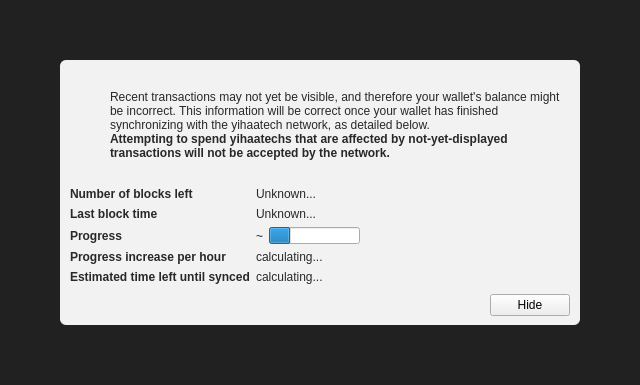
<?xml version="1.0" encoding="UTF-8"?>
<ui version="4.0">
 <class>ModalOverlay</class>
 <widget class="ModalOverlay" name="ModalOverlay">
  <property name="geometry">
   <rect>
    <x>0</x>
    <y>0</y>
    <width>640</width>
    <height>385</height>
   </rect>
  </property>
  <property name="windowTitle">
   <string>Form</string>
  </property>
  <layout class="QVBoxLayout" name="verticalLayout" stretch="0">
   <property name="sizeConstraint">
    <enum>QLayout::SetDefaultConstraint</enum>
   </property>
   <property name="leftMargin">
    <number>0</number>
   </property>
   <property name="topMargin">
    <number>0</number>
   </property>
   <property name="rightMargin">
    <number>0</number>
   </property>
   <property name="bottomMargin">
    <number>0</number>
   </property>
   <item>
    <widget class="QWidget" name="bgWidget" native="true">
     <property name="styleSheet">
      <string notr="true">#bgWidget { background: rgba(0,0,0,220); }</string>
     </property>
     <layout class="QVBoxLayout" name="verticalLayoutMain" stretch="1">
      <property name="leftMargin">
       <number>60</number>
      </property>
      <property name="topMargin">
       <number>60</number>
      </property>
      <property name="rightMargin">
       <number>60</number>
      </property>
      <property name="bottomMargin">
       <number>60</number>
      </property>
      <item>
       <widget class="QWidget" name="contentWidget" native="true">
        <property name="styleSheet">
         <string notr="true">#contentWidget { background: rgba(255,255,255,240); border-radius: 6px; }

QLabel { color: rgb(40,40,40);  }</string>
        </property>
        <layout class="QVBoxLayout" name="verticalLayoutSub" stretch="1,0,0,0">
         <property name="spacing">
          <number>0</number>
         </property>
         <property name="leftMargin">
          <number>10</number>
         </property>
         <property name="topMargin">
          <number>10</number>
         </property>
         <property name="rightMargin">
          <number>10</number>
         </property>
         <property name="bottomMargin">
          <number>10</number>
         </property>
         <item>
          <layout class="QHBoxLayout" name="horizontalLayoutIconText" stretch="0,1">
           <property name="topMargin">
            <number>20</number>
           </property>
           <item>
            <layout class="QVBoxLayout" name="verticalLayoutIcon">
             <property name="leftMargin">
              <number>0</number>
             </property>
             <item>
              <widget class="QPushButton" name="warningIcon">
               <property name="enabled">
                <bool>false</bool>
               </property>
               <property name="text">
                <string/>
               </property>
               <property name="icon">
                <iconset>
                 <normaloff>:/icons/warning</normaloff>
                 <disabledoff>:/icons/warning</disabledoff>:/icons/warning</iconset>
               </property>
               <property name="iconSize">
                <size>
                 <width>48</width>
                 <height>48</height>
                </size>
               </property>
               <property name="flat">
                <bool>true</bool>
               </property>
              </widget>
             </item>
             <item>
              <spacer name="verticalSpacerWarningIcon">
               <property name="orientation">
                <enum>Qt::Vertical</enum>
               </property>
               <property name="sizeHint" stdset="0">
                <size>
                 <width>20</width>
                 <height>40</height>
                </size>
               </property>
              </spacer>
             </item>
            </layout>
           </item>
           <item>
            <layout class="QVBoxLayout" name="verticalLayoutInfoText">
             <property name="leftMargin">
              <number>0</number>
             </property>
             <property name="topMargin">
              <number>0</number>
             </property>
             <item>
              <widget class="QLabel" name="infoText">
               <property name="text">
                <string>Recent transactions may not yet be visible, and therefore your wallet's balance might be incorrect. This information will be correct once your wallet has finished synchronizing with the yihaatech network, as detailed below.</string>
               </property>
               <property name="textFormat">
                <enum>Qt::RichText</enum>
               </property>
               <property name="wordWrap">
                <bool>true</bool>
               </property>
              </widget>
             </item>
             <item>
              <widget class="QLabel" name="infoTextStrong">
               <property name="font">
                <font>
                 <weight>75</weight>
                 <bold>true</bold>
                </font>
               </property>
               <property name="text">
                <string>Attempting to spend yihaatechs that are affected by not-yet-displayed transactions will not be accepted by the network.</string>
               </property>
               <property name="textFormat">
                <enum>Qt::RichText</enum>
               </property>
               <property name="wordWrap">
                <bool>true</bool>
               </property>
              </widget>
             </item>
             <item>
              <spacer name="verticalSpacerInTextSpace">
               <property name="orientation">
                <enum>Qt::Vertical</enum>
               </property>
               <property name="sizeHint" stdset="0">
                <size>
                 <width>20</width>
                 <height>40</height>
                </size>
               </property>
              </spacer>
             </item>
            </layout>
           </item>
          </layout>
         </item>
         <item>
          <spacer name="verticalSpacerAfterText">
           <property name="orientation">
            <enum>Qt::Vertical</enum>
           </property>
           <property name="sizeHint" stdset="0">
            <size>
             <width>20</width>
             <height>40</height>
            </size>
           </property>
          </spacer>
         </item>
         <item>
          <layout class="QFormLayout" name="formLayout">
           <property name="fieldGrowthPolicy">
            <enum>QFormLayout::FieldsStayAtSizeHint</enum>
           </property>
           <property name="horizontalSpacing">
            <number>6</number>
           </property>
           <property name="verticalSpacing">
            <number>6</number>
           </property>
           <property name="topMargin">
            <number>10</number>
           </property>
           <item row="0" column="0">
            <widget class="QLabel" name="labelNumberOfBlocksLeft">
             <property name="font">
              <font>
               <weight>75</weight>
               <bold>true</bold>
              </font>
             </property>
             <property name="text">
              <string>Number of blocks left</string>
             </property>
            </widget>
           </item>
           <item row="0" column="1">
            <widget class="QLabel" name="numberOfBlocksLeft">
             <property name="text">
              <string>Unknown...</string>
             </property>
            </widget>
           </item>
           <item row="1" column="0">
            <widget class="QLabel" name="labelLastBlockTime">
             <property name="font">
              <font>
               <weight>75</weight>
               <bold>true</bold>
              </font>
             </property>
             <property name="text">
              <string>Last block time</string>
             </property>
            </widget>
           </item>
           <item row="1" column="1">
            <widget class="QLabel" name="newestBlockDate">
             <property name="sizePolicy">
              <sizepolicy hsizetype="Maximum" vsizetype="Preferred">
               <horstretch>0</horstretch>
               <verstretch>0</verstretch>
              </sizepolicy>
             </property>
             <property name="text">
              <string>Unknown...</string>
             </property>
            </widget>
           </item>
           <item row="2" column="0">
            <widget class="QLabel" name="labelSyncDone">
             <property name="font">
              <font>
               <weight>75</weight>
               <bold>true</bold>
              </font>
             </property>
             <property name="text">
              <string>Progress</string>
             </property>
            </widget>
           </item>
           <item row="2" column="1">
            <layout class="QHBoxLayout" name="horizontalLayoutSync" stretch="0,1">
             <item>
              <widget class="QLabel" name="percentageProgress">
               <property name="text">
                <string notr="true">~</string>
               </property>
              </widget>
             </item>
             <item>
              <widget class="QProgressBar" name="progressBar">
               <property name="value">
                <number>24</number>
               </property>
               <property name="format">
                <string/>
               </property>
              </widget>
             </item>
            </layout>
           </item>
           <item row="4" column="0">
            <widget class="QLabel" name="labelProgressIncrease">
             <property name="font">
              <font>
               <weight>75</weight>
               <bold>true</bold>
              </font>
             </property>
             <property name="text">
              <string>Progress increase per hour</string>
             </property>
            </widget>
           </item>
           <item row="4" column="1">
            <widget class="QLabel" name="progressIncreasePerH">
             <property name="text">
              <string>calculating...</string>
             </property>
            </widget>
           </item>
           <item row="5" column="0">
            <widget class="QLabel" name="labelEstimatedTimeLeft">
             <property name="font">
              <font>
               <weight>75</weight>
               <bold>true</bold>
              </font>
             </property>
             <property name="text">
              <string>Estimated time left until synced</string>
             </property>
            </widget>
           </item>
           <item row="5" column="1">
            <widget class="QLabel" name="expectedTimeLeft">
             <property name="text">
              <string>calculating...</string>
             </property>
            </widget>
           </item>
          </layout>
         </item>
         <item>
          <layout class="QHBoxLayout" name="horizontalLayoutButtons">
           <property name="leftMargin">
            <number>10</number>
           </property>
           <property name="topMargin">
            <number>10</number>
           </property>
           <item>
            <spacer name="horizontalSpacer">
             <property name="orientation">
              <enum>Qt::Horizontal</enum>
             </property>
             <property name="sizeHint" stdset="0">
              <size>
               <width>40</width>
               <height>20</height>
              </size>
             </property>
            </spacer>
           </item>
           <item>
            <widget class="QPushButton" name="closeButton">
             <property name="text">
              <string>Hide</string>
             </property>
            </widget>
           </item>
          </layout>
         </item>
        </layout>
       </widget>
      </item>
     </layout>
    </widget>
   </item>
  </layout>
 </widget>
 <customwidgets>
  <customwidget>
   <class>ModalOverlay</class>
   <extends>QWidget</extends>
   <header>modaloverlay.h</header>
   <container>1</container>
  </customwidget>
 </customwidgets>
 <resources/>
 <connections/>
</ui>
